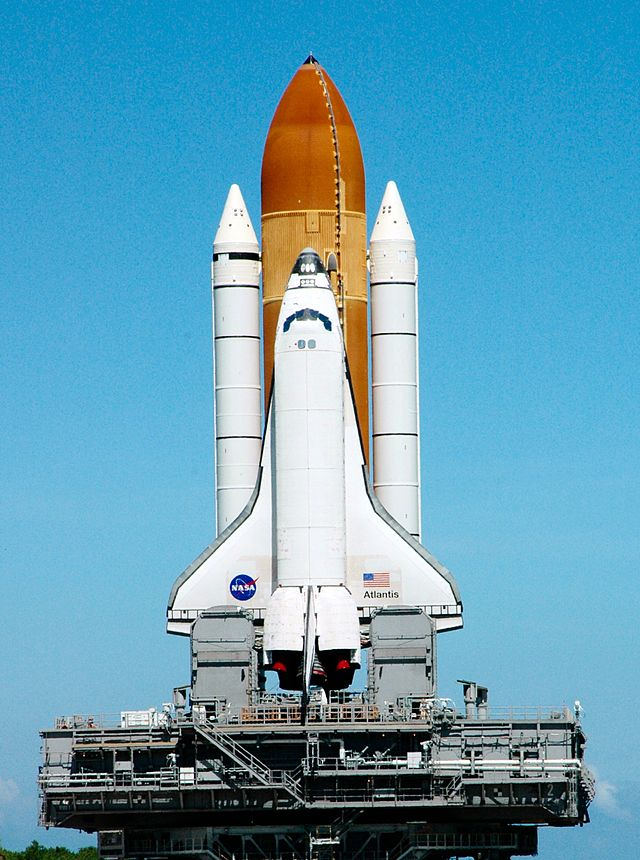
#> input picture rocket.jpg, 640 x 860 px
$ python art.py rocket.jpg
#> lines starting #> are read from the running program, lines starting #| are printed output that depends on the picture
from PIL import Image
import sys

LIGHT_LEVEL = ('.', ',', ';', '!', 'v', 'l', 'L', 'F', 'E', '$', '#', '@')

if len(sys.argv) < 2:
    print('USAGE: python art.py [image path]')
    exit(1)
im = Image.open(sys.argv[1])
#> im is the input picture: PIL image 640x860 RGB; mean R, G, B 98.5, 157.8, 180.9
im = im.convert('L')
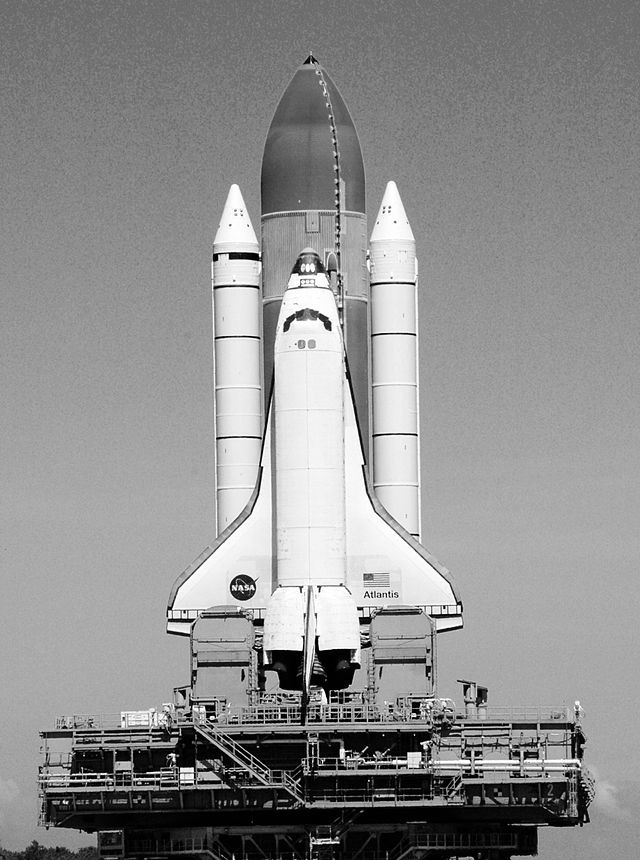
#> im: PIL image 640x860 L; min 0, max 255, mean 142.7
(x_size, y_size) = im.size
#> x_size = 640; y_size = 860

if x_size < 100 or y_size < 100:
    print('Size is too small.')
    print('Must each side length is bigger than 100px')
    exit(1)

#result = open('result.txt', 'w')

im_s = im.resize((x_size//5, y_size//10), Image.BICUBIC)
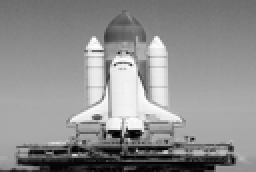
#> im_s: PIL image 128x86 L (shown 2 times larger); min 0, max 255, mean 142.7
for y in range(im_s.size[1]):
    for x in range(im_s.size[0]):
        grayscale = im_s.getpixel((x,y))
        print(LIGHT_LEVEL[int(grayscale/256*len(LIGHT_LEVEL))], end="")
        #result.write(LIGHT_LEVEL[int(grayscale/256*len(LIGHT_LEVEL))])
    print('\n', end="")
    #result.write('\n')
